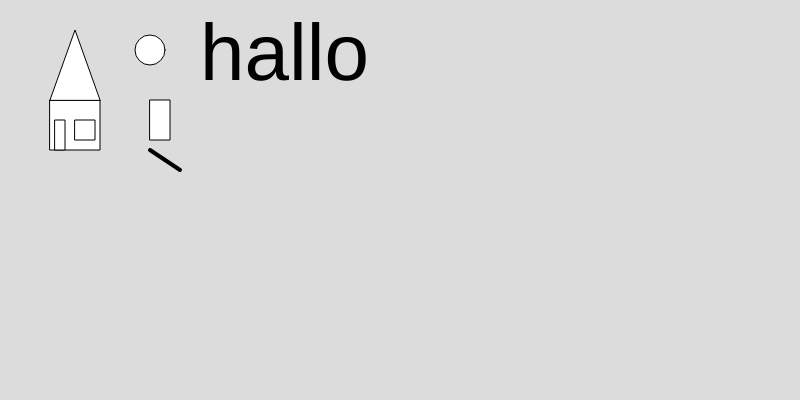
Frame 1 (no input)
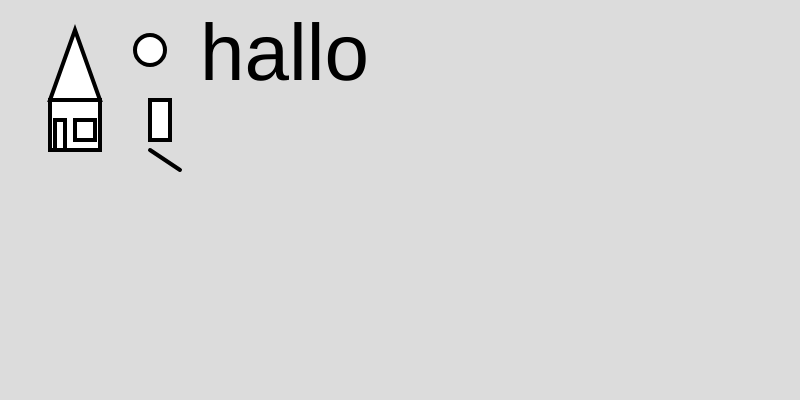
Frame 60 (no input)
Frame 120 (the mouse pressed at the canvas centre since frame 60): identical to frame 60, image omitted

The p5.js sketch that drew these frames (run headless with seeded random() and noise() and a simulated clock; from frame 60 on, the mouse is pressed at the canvas centre):

// p5.js sketch
// ── sketch.js
function setup() {
  createCanvas(800, 400);
}

function tekenHuis(){
  square(50,100,50);
  triangle(50,100,75,30,100,100);
  rect(55,120,10,30);
  square(75,120,20);
}

function rondje(){
  circle(150,50,30);
}

function rechthoek(){
  rect(150,100,20,40);
}

function lijn(){
  strokeWeight(4);
  line(150,150,180,170);
}

function woorden(){
  textSize(80);
  text("hallo",200,80);
}

function rekenen(a, b){
  return a + b
}

let antwoord = rekenen(10,8);


function draw() {
  textSize(40);
  background(220);
  tekenHuis();
  rondje();
  rechthoek();
  lijn();
  woorden();
  text(antwoord);
}
